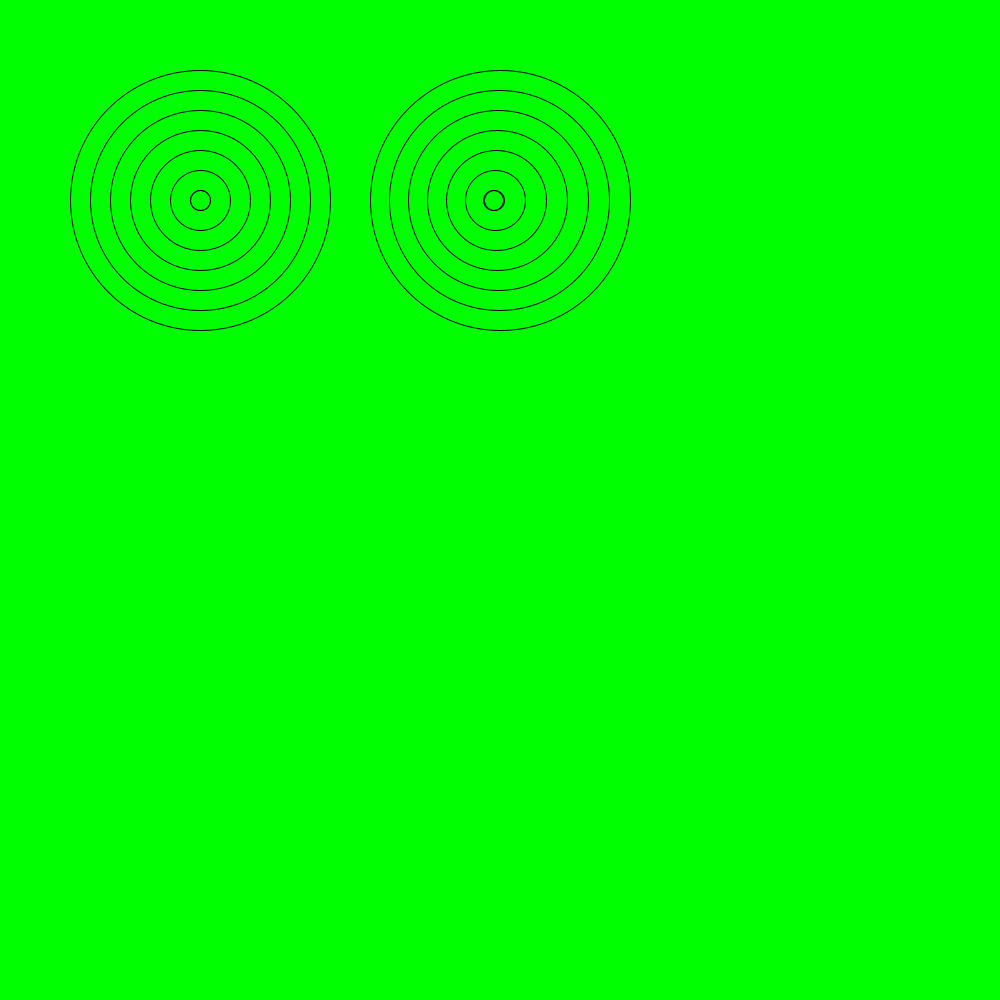
Frame 1 (no input)
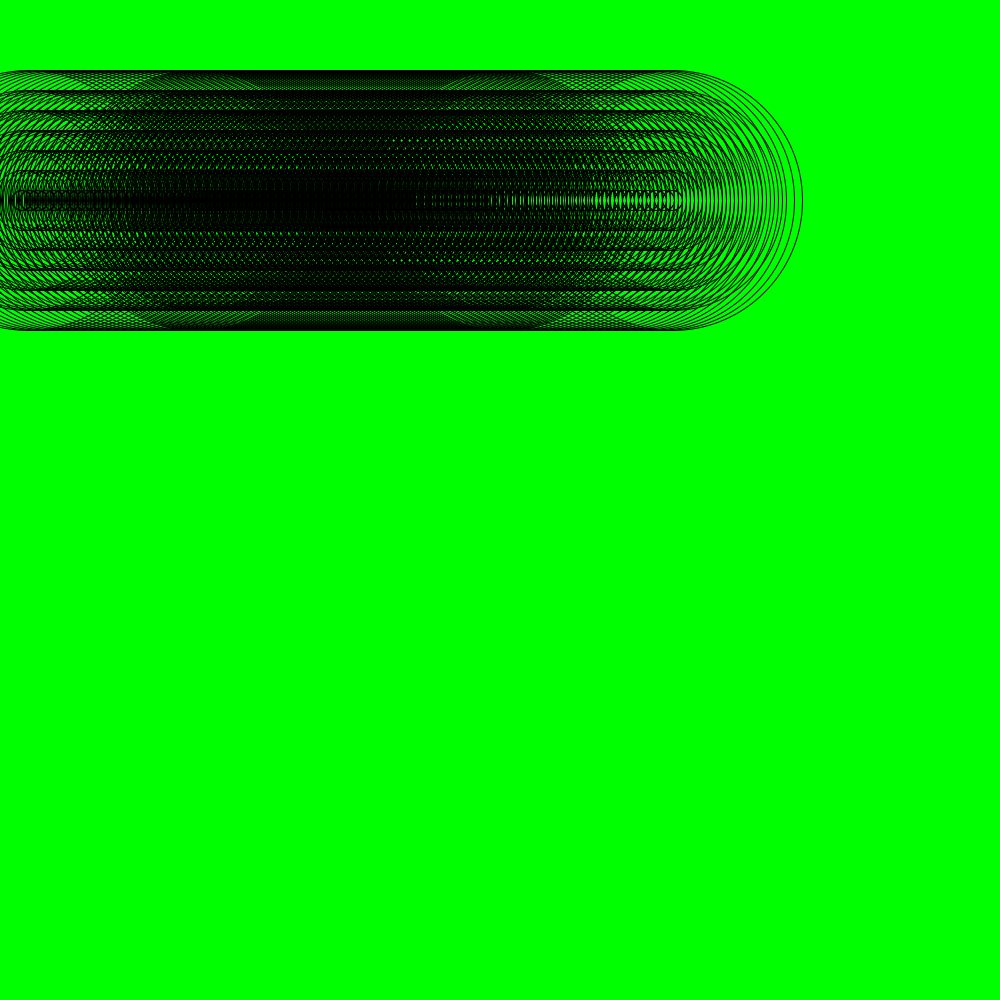
Frame 60 (the mouse pressed at the canvas centre just before this capture)
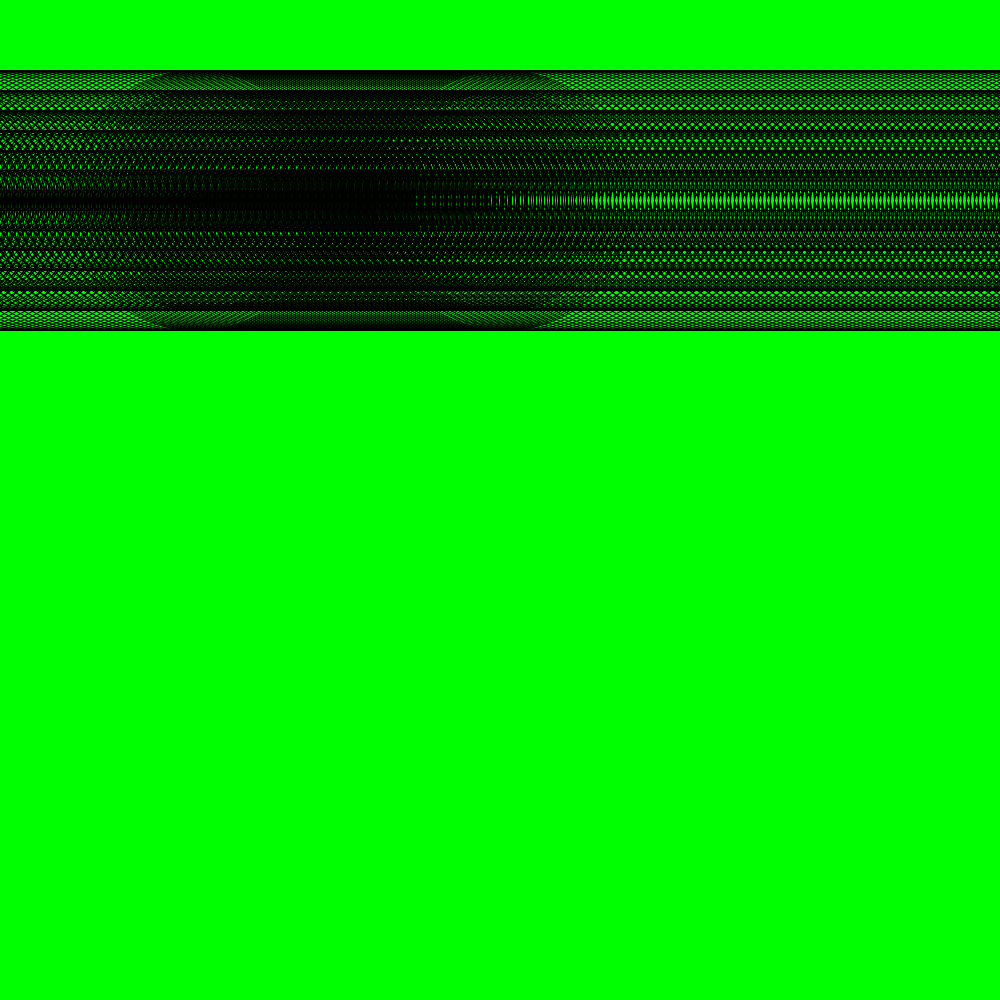
Frame 120 (the mouse held since frame 60 and released just before this capture)

The Processing sketch that drew these frames (run headless with seeded random() and noise(); from frame 60 on, the mouse is pressed at the canvas centre):

// Processing sketch: amazing_rings
// ── amazing_rings.pde
void setup(){
        size(1000,1000);
        background(0,255,0);
    }
int X=200;
int X2=500;
    void draw(){
      for (int i=1; i<=8; i++){
        if(i%2==0){
        noFill();
        ellipse(X, 200, 300-i*40, 300-i*40);
        }
        else{
        noFill();
        ellipse(X, 200, 300-i*40, 300-i*40);
        }
      }
            for (int i=1; i<=8; i++){
        if(i%2==0){
        noFill();
        ellipse(X2, 200, 300-i*40, 300-i*40);
        }
        else{
        noFill();
        ellipse(X2, 200, 300-i*40, 300-i*40);
        }
        X++;
        X2--;
      }
  }
           
